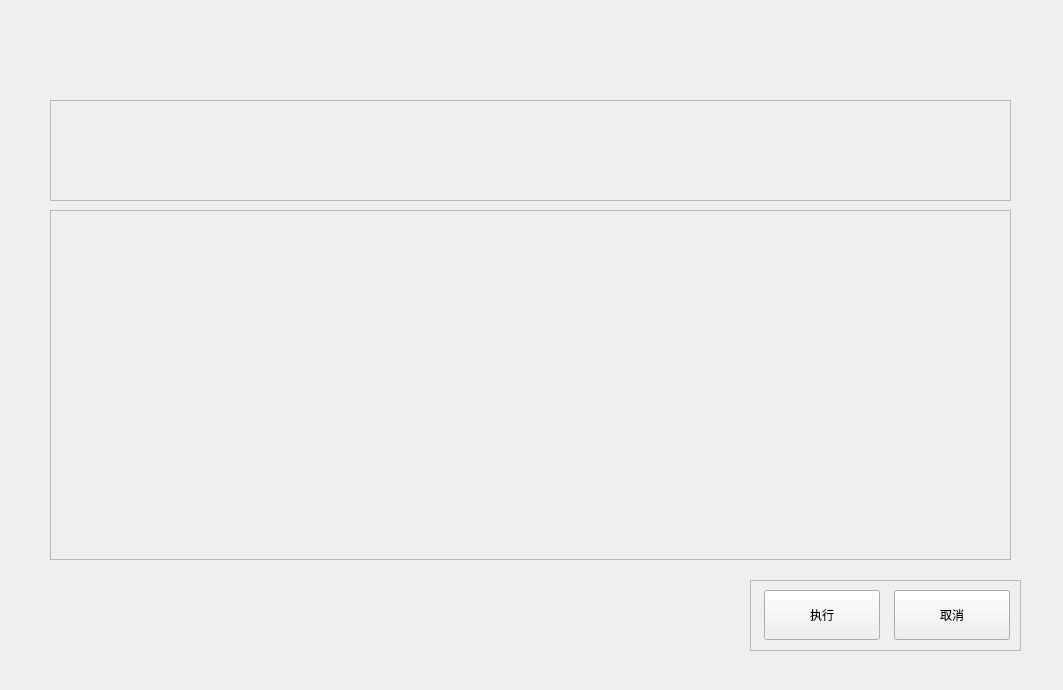
<?xml version="1.0" encoding="UTF-8"?>
<ui version="4.0">
 <class>StopMaintainDlg</class>
 <widget class="BaseDlg" name="StopMaintainDlg">
  <property name="geometry">
   <rect>
    <x>0</x>
    <y>0</y>
    <width>1063</width>
    <height>690</height>
   </rect>
  </property>
  <property name="windowTitle">
   <string>StopMaintainDlg</string>
  </property>
  <widget class="QFrame" name="DevFrame">
   <property name="geometry">
    <rect>
     <x>50</x>
     <y>210</y>
     <width>961</width>
     <height>350</height>
    </rect>
   </property>
   <property name="frameShape">
    <enum>QFrame::StyledPanel</enum>
   </property>
   <property name="frameShadow">
    <enum>QFrame::Raised</enum>
   </property>
  </widget>
  <widget class="QFrame" name="optionBtnFrame">
   <property name="geometry">
    <rect>
     <x>750</x>
     <y>580</y>
     <width>271</width>
     <height>71</height>
    </rect>
   </property>
   <property name="frameShape">
    <enum>QFrame::StyledPanel</enum>
   </property>
   <property name="frameShadow">
    <enum>QFrame::Raised</enum>
   </property>
   <widget class="QPushButton" name="StopMtBtn">
    <property name="geometry">
     <rect>
      <x>14</x>
      <y>10</y>
      <width>116</width>
      <height>50</height>
     </rect>
    </property>
    <property name="minimumSize">
     <size>
      <width>116</width>
      <height>50</height>
     </size>
    </property>
    <property name="maximumSize">
     <size>
      <width>116</width>
      <height>50</height>
     </size>
    </property>
    <property name="text">
     <string>执行</string>
    </property>
    <property name="buttons" stdset="0">
     <string notr="true">btn_dlg</string>
    </property>
   </widget>
   <widget class="QPushButton" name="CloseBtn">
    <property name="geometry">
     <rect>
      <x>144</x>
      <y>10</y>
      <width>116</width>
      <height>50</height>
     </rect>
    </property>
    <property name="minimumSize">
     <size>
      <width>116</width>
      <height>50</height>
     </size>
    </property>
    <property name="maximumSize">
     <size>
      <width>116</width>
      <height>50</height>
     </size>
    </property>
    <property name="text">
     <string>取消</string>
    </property>
    <property name="buttons" stdset="0">
     <string>btn_dlg</string>
    </property>
   </widget>
  </widget>
  <widget class="QFrame" name="TrackFrame">
   <property name="geometry">
    <rect>
     <x>50</x>
     <y>100</y>
     <width>961</width>
     <height>101</height>
    </rect>
   </property>
   <property name="frameShape">
    <enum>QFrame::StyledPanel</enum>
   </property>
   <property name="frameShadow">
    <enum>QFrame::Raised</enum>
   </property>
  </widget>
  <zorder>optionBtnFrame</zorder>
  <zorder>DevFrame</zorder>
  <zorder>TrackFrame</zorder>
 </widget>
 <layoutdefault spacing="6" margin="11"/>
 <customwidgets>
  <customwidget>
   <class>BaseDlg</class>
   <extends>QWidget</extends>
   <header>shared/basedlg.h</header>
   <container>1</container>
  </customwidget>
 </customwidgets>
 <resources/>
 <connections/>
</ui>
